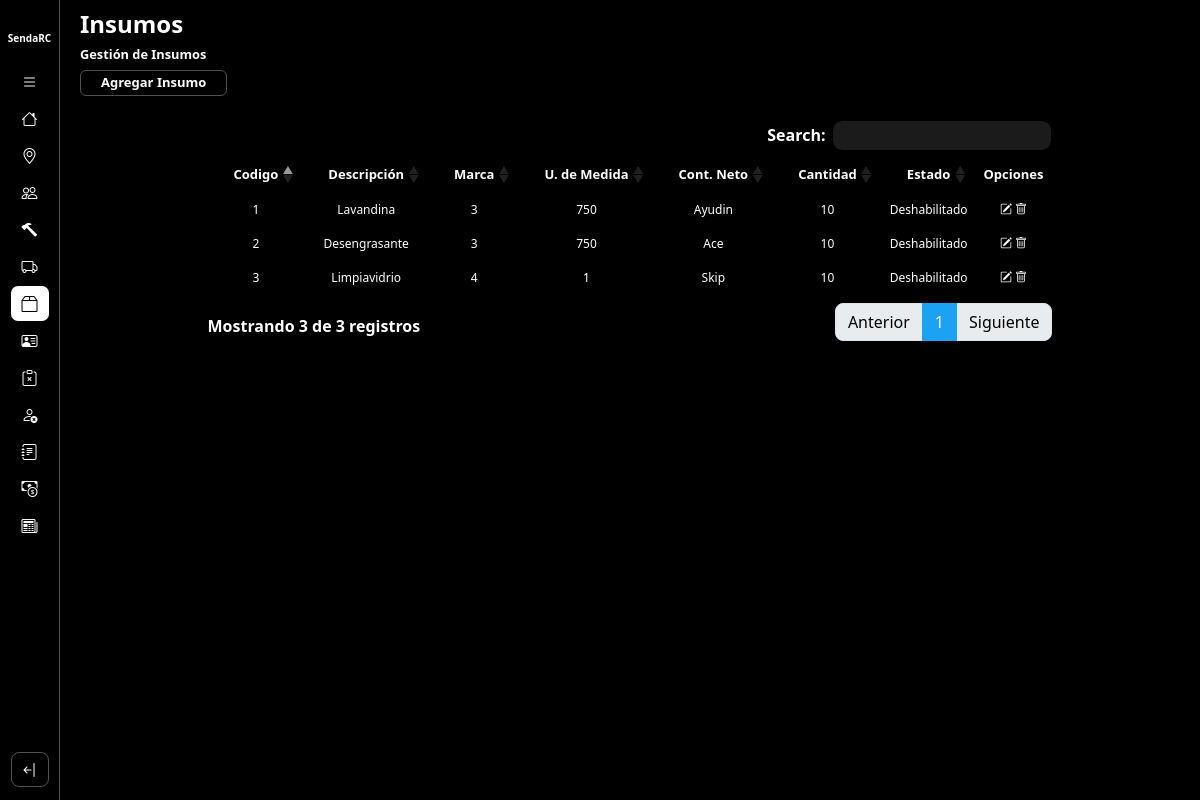
The app's page /gestionInsumos/, older data.
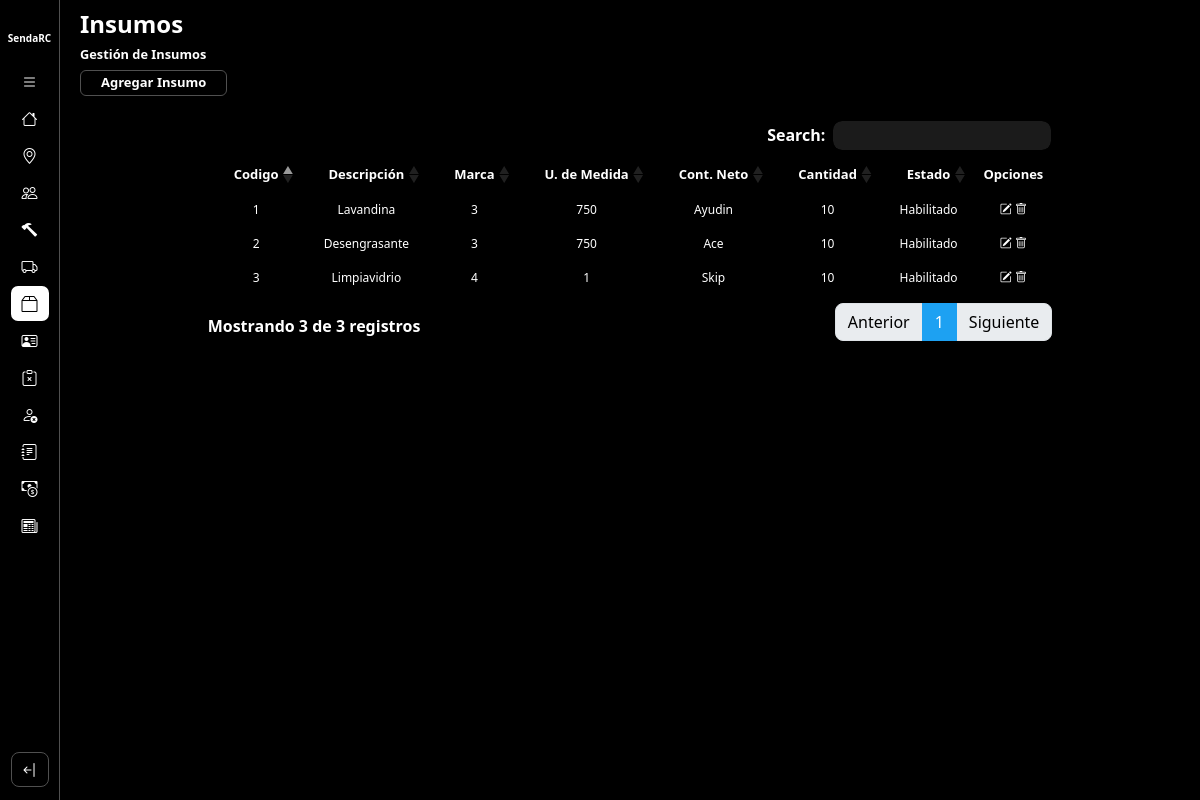
The same page, newer data.
### core/models.py (models this page shows, shortened)
class Insumo(models.Model):
    UNIDAD = {
        (1, 'gr'),
        (2, 'Kg'),
        (3, 'ml'),
        (4, 'Lts')
    }
    descripcion = models.CharField(max_length=50)
    unidad_med = models.IntegerField(choices=UNIDAD)
    contenido_neto = models.IntegerField()
    marca = models.CharField(max_length=50)
    cantidad = models.IntegerField()
    estado = models.BooleanField(default=True)
    def getEstado(self):
        if self.estado == True:
            return "Habilitado"
        else:
            return "Deshabilitado"

### core/views.py (the view)
# urls.py: path('gestionInsumos/', gestionInsumos.as_view(), name = 'gestionInsumos'),
class gestionInsumos(ListView):
    model = Insumo
    template_name = 'insumo/gestionInsumos.html'
    context_object_name = 'insumos'

### core/templates/insumo/gestionInsumos.html (shortened to what this page needs)
{% extends 'layouts/baseGestion.html' %}
{% load static %}
{% block extracss %}{{block.super}}
<link href="{% static 'css/baseGestion.css' %}" rel="stylesheet" />
{% endblock %}
{% block title %}
    <h1>Insumos</h1>
    <h2>Gestión de Insumos</h2>
    <a href="{% url 'altaInsumo' %}" class="btn-agregarEntidad">Agregar Insumo</a>
{% endblock %}
{% block listado %}
<table class="table table-striped table-dark">
    <thead>
        <tr>
            <th scope="col">Codigo</th>
            <th scope="col">Descripción</th>
            <th scope="col">Marca</th>
            <th scope="col">U. de Medida</th>
            <th scope="col">Cont. Neto</th>
            <th scope="col">Cantidad</th>
            <th scope="col">Estado</th>
            <th scope="col">Opciones</th>
        </tr>
    </thead>
    <tbody>
        {% for insumo in insumos %}
            <tr class="fila-tabla">
                <td scope="row">{{ insumo.pk }} </td>
                <td scope="row">{{ insumo.descripcion }} </td>
                <td scope="row">{{ insumo.unidad_med }} </td>
                <td scope="row">{{ insumo.contenido_neto }} </td>
                <td scope="row">{{ insumo.marca }} </td>
                <td scope="row">{{ insumo.cantidad }} </td>
                <td scope="row">{{ insumo.getEstado }} </td>
                <td scope="row">
                    <a href="{% url 'modificarInsumo' insumo.pk %}" class="opcion"><i class="bi bi-pencil-square"></i></i></a>
                    <button href="#" class="opcion"><i class="bi bi-trash"></i></button>
                </td>
            </tr>
        {% endfor %}
    </tbody>
</table>
{% endblock %}

Row changes from the older to the newer data that the page shows:
changed Insumo "Lavandina": getEstado "Deshabilitado" → "Habilitado"
changed Insumo "Desengrasante": getEstado "Deshabilitado" → "Habilitado"
changed Insumo "Limpiavidrio": getEstado "Deshabilitado" → "Habilitado"
